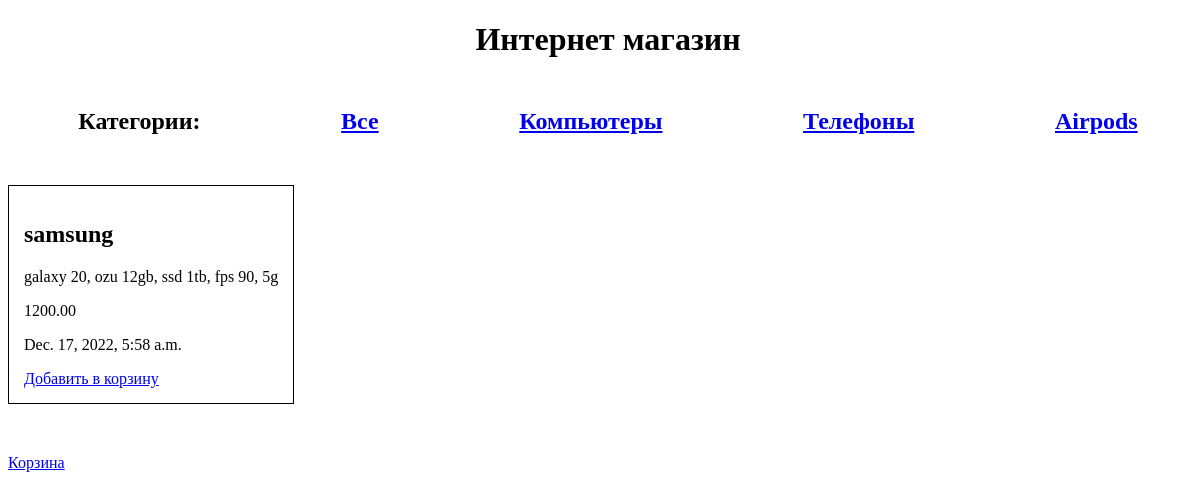
Page /category/2 on the committed database.
### shop_post/models.py (models this page shows, shortened)
class Category(models.Model):
    title = models.CharField(verbose_name="title", max_length=150)

class Post(models.Model):
    category = models.ForeignKey("Category", on_delete=models.CASCADE, blank=True, null=True)
    title = models.CharField(max_length=150, verbose_name="Title")
    text = models.TextField(max_length=250, verbose_name="Text")
    price = models.DecimalField(max_digits=7, decimal_places=2)
    created_date = models.DateTimeField(verbose_name="Created date", auto_now_add=True)
    published_date = models.DateTimeField(verbose_name="published date", auto_now=False)

### shop_post/views.py (the view)
# urls.py: path('category/<int:category_pk>', views.category, name="home_page"),
def category(request, category_pk):
    post = Post.objects.filter(category=category_pk)
    category = Category.objects.all()
    return render(request, 'shop_post/home_page.html', {'post':post, 'category':category})

### shop_post/templates/shop_post/home_page.html (shortened to what this page needs)
{% extends 'shop_post/base.html' %}
{% block content %}
<h1>Интернет магазин</h1>
<div class="category">
    <h2>Категории:</h2>
    <a href="{% url 'home_page' %}"><h2> Все</h2></a>
    {% for i in category %}
        <a href="{% url 'home_page' category_pk=i.pk %}"><h2>{{i.title}}</h2></a>
    {% endfor %}
</div>
<div class="posts">
    {% for i in post %}
            <div class="post-objects">
                <h2>{{i.title}}</h2>
                <p>{{i.text}}</p>
                <p>{{i.price}}</p>
                <p>{{i.created_date}}</p>
                <a href="{% url 'add_basket' product_pk=i.pk %}">Добавить в корзину</a>
            </div>
    {% endfor %}
</div>
<div class="basket-buttons">
        <a  href="{% url 'basket' %}">Корзина</a>
</div>
{% endblock %}

### shop_post/templates/shop_post/home_page.html (style rules this page uses)
.post-objects { border: 1px solid black; padding: 15px; }
.posts { display: flex; gap:10px; }
.category { display: flex; justify-content: space-around; margin-bottom: 30px; }
h1 { text-align: center; margin-bottom: 30px; }
.basket-buttons { display: flex; margin-top:50px; gap: 25px; }

### rows in the picture
Category: title "Компьютеры"
Category: title "Телефоны"
Category: title "Airpods"
Post: title "samsung", text "galaxy 20, ozu 12gb, ssd 1tb, fps 90, 5g", price "1200.00", created_date "Dec. 17, 2022, 5:58 a.m."
